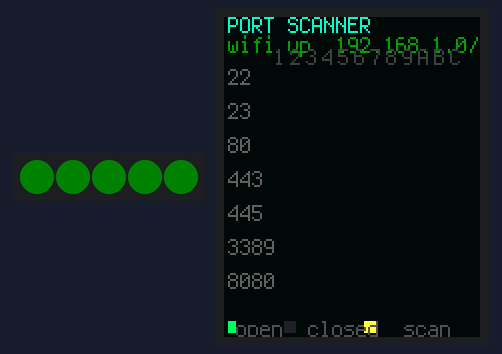
The program below on a simulated ESP32 board running CircuitPython. Shown: 5 RGB LEDs in strip order, left to right, 128×160 colour display. Dim RGB values are drawn brighter than linear; outgoing connections fail; what the program prints to the serial console is not drawn.

Above: at 2.1 s.
At 3.6 s:
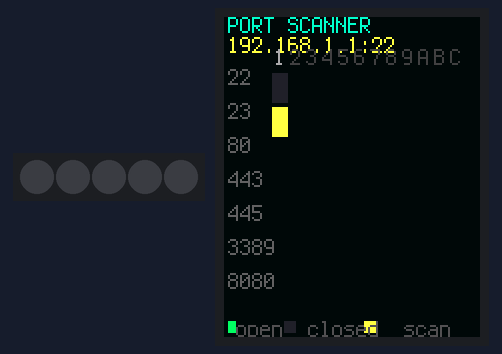
At 4.9 s:
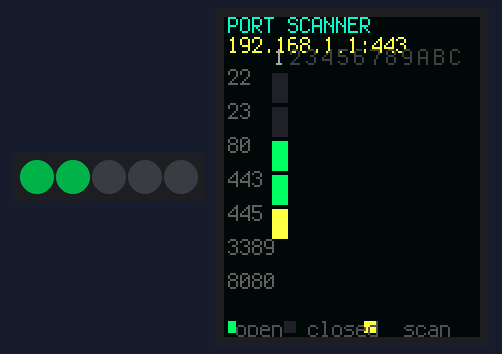
At 8.0 s:
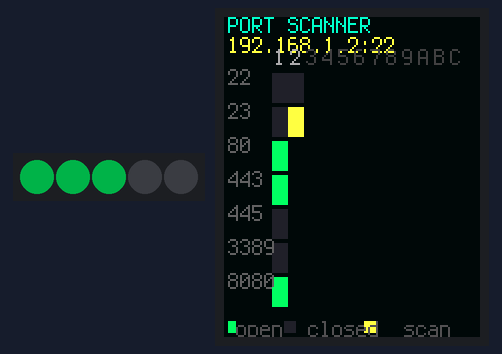
At 23.5 s:
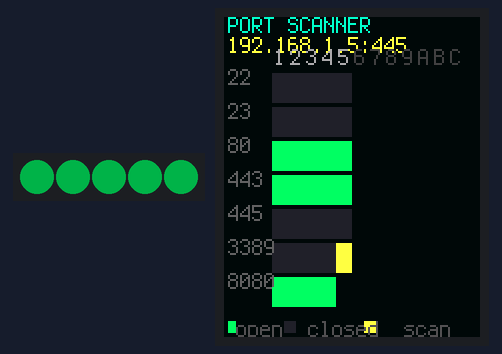
At 38.8 s:
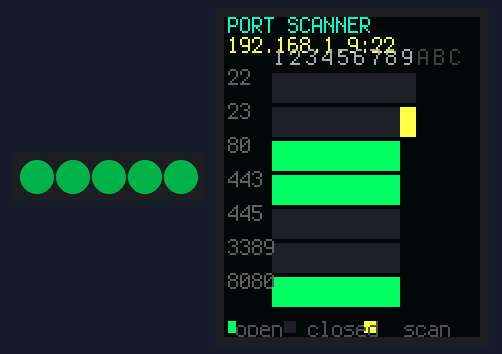
Timing chart, 0 to 40.0 s (numbered marks = the images above):
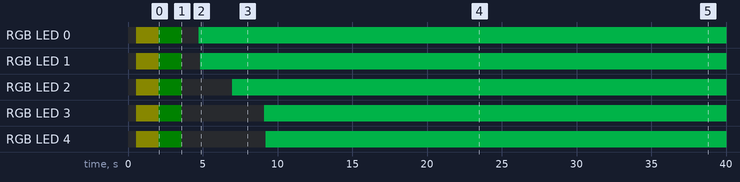

The program:

code.py
```python
"""
code.py -- Port Scanner (pocket tricorder)
====================================================================
A live TCP port scanner for the conference badge. It joins your WiFi,
works out the local /24 subnet from the badge's own IP, and probes a
handful of common ports on the first HOST_COUNT hosts -- drawing each
result into a live grid as it goes. Open ports light up green, closed
hosts show dim, and the cell being probed flashes yellow.

This is the ethical-hacking demo: it only touches the local subnet
you're already on (your own network), and uses short non-aggressive
timeouts. Great for "what's actually listening on my home network?"
walks at a conference.

Controls
--------
  SW1 (IO1)   -- scan the previous host octet window
  SW2 (IO2)   -- start a fresh scan
  SW3 (IO43)  -- scan the next host octet window
"""

import os
import time
import board
import busio
import digitalio
import displayio
import fourwire
import neopixel
import wifi
import socketpool
import bitmaptools
import terminalio
import adafruit_st7735r
from adafruit_display_text import label

# ==============================================================
#  Configuration
# ==============================================================
WIFI_SSID = os.getenv("WIFI_SSID", "your-wifi-name")
WIFI_PASSWORD = os.getenv("WIFI_PASSWORD", "your-wifi-password")

HOST_COUNT = 12          # how many hosts (.1 .. .N) to probe per window
PROBE_TIMEOUT = 0.12      # seconds per TCP connect
PORTS = [22, 23, 80, 443, 445, 3389, 8080]
# ==============================================================


# ------------------------------------------------------------------
# Hardware
# ------------------------------------------------------------------
pixels = neopixel.NeoPixel(board.IO4, 5, brightness=0.3, auto_write=False)
pixels.fill((0, 0, 0)); pixels.show()

sw1 = digitalio.DigitalInOut(board.IO1);  sw1.switch_to_input(pull=digitalio.Pull.UP)
sw2 = digitalio.DigitalInOut(board.IO2);  sw2.switch_to_input(pull=digitalio.Pull.UP)
sw3 = digitalio.DigitalInOut(board.IO43); sw3.switch_to_input(pull=digitalio.Pull.UP)

font_cs = digitalio.DigitalInOut(board.IO9); font_cs.switch_to_output(value=True)
bl = digitalio.DigitalInOut(board.IO5); bl.switch_to_output(value=False)

displayio.release_displays()
spi = busio.SPI(clock=board.IO12, MOSI=board.IO11)
display_bus = fourwire.FourWire(
    spi, command=board.IO6, chip_select=board.IO10, reset=board.IO7,
    baudrate=8_000_000,
)
display = adafruit_st7735r.ST7735R(
    display_bus, width=128, height=160, rotation=0, bgr=True, auto_refresh=False,
)

# ------------------------------------------------------------------
# Grid layout
#   HUD top 18px (title + status). Host-index row at y=20. Matrix below.
#   port label column x=0..22, then HOST_COUNT cells of 8px from x=24.
# ------------------------------------------------------------------
HEX = "0123456789ABCDEF"
LABEL_X = 2
CELL_W = 8
CELL_X0 = 24
MATRIX_Y0 = 28
ROW_H = 17

# Palette: 0 bg, 1 open green, 2 closed dim, 3 scanning yellow, 4 gridline
pal = displayio.Palette(5)
pal[0] = 0x050A08
pal[1] = 0x00FF66
pal[2] = 0x222028
pal[3] = 0xFFFF44
pal[4] = 0x101418

scene = displayio.Group()
canvas = displayio.Bitmap(128, 160, 5)
scene.append(displayio.TileGrid(canvas, pixel_shader=pal, x=0, y=0))

title_lbl = label.Label(terminalio.FONT, text="PORT SCANNER", color=0x00FFCC, x=2, y=4)
status_lbl = label.Label(terminalio.FONT, text="booting...", color=0x808080, x=2, y=14)
scene.append(title_lbl); scene.append(status_lbl)

# host-index labels across the top of the matrix
host_lbls = []
for i in range(HOST_COUNT):
    lb = label.Label(terminalio.FONT, text=HEX[i + 1], color=0x404040,
                     x=CELL_X0 + i * CELL_W + 1, y=20)
    scene.append(lb); host_lbls.append(lb)

# port-row labels
port_lbls = []
for i, p in enumerate(PORTS):
    lb = label.Label(terminalio.FONT, text=str(p), color=0x606060,
                     x=LABEL_X, y=MATRIX_Y0 + i * ROW_H + 2)
    scene.append(lb); port_lbls.append(lb)

legend_lbl = label.Label(terminalio.FONT,
                        text="open  closed  scan", color=0x505050, x=6, y=156)
scene.append(legend_lbl)

display.root_group = scene

# results matrix: results[port_i][host_i] -> 0 unk,1 open,2 closed,3 scanning
results = [[0] * HOST_COUNT for _ in PORTS]


def draw_cell(pi, hi, state):
    x = CELL_X0 + hi * CELL_W
    y = MATRIX_Y0 + pi * ROW_H
    bitmaptools.fill_region(canvas, x, y, x + CELL_W, y + ROW_H - 2, state)
    display.refresh()


def draw_legend_swatch():
    # small colour swatches next to the legend text
    bitmaptools.fill_region(canvas, 2, 152, 6, 158, 1)
    bitmaptools.fill_region(canvas, 30, 152, 36, 158, 2)
    bitmaptools.fill_region(canvas, 70, 152, 76, 158, 3)
    display.refresh()


def clear_matrix():
    for pi in range(len(PORTS)):
        for hi in range(HOST_COUNT):
            results[pi][hi] = 0
            draw_cell(pi, hi, 0)


# ------------------------------------------------------------------
# Networking
# ------------------------------------------------------------------
_subnet = None      # "192.168.1"
_window = 0         # first host octet offset (0 -> .1.. .12)
MAX_WINDOW = 254 - HOST_COUNT   # keep octet = window+1..+HOST_COUNT <= 254


def connect_wifi():
    status_lbl.text = "wifi: connecting..."
    status_lbl.color = 0xFFFF00
    display.refresh()
    pixels.fill((30, 30, 0)); pixels.show()
    wifi.radio.connect(WIFI_SSID, WIFI_PASSWORD)
    ip = str(wifi.radio.ipv4_address)
    parts = ip.split(".")
    global _subnet
    _subnet = ".".join(parts[:3])
    status_lbl.text = "wifi up  %s.0/24" % _subnet
    status_lbl.color = 0x00A000
    display.refresh()
    pixels.fill((0, 20, 0)); pixels.show()
    print("WiFi up, subnet", _subnet)


def probe(ip, port, pool):
    sock = pool.socket(pool.AF_INET, pool.SOCK_STREAM)
    try:
        sock.settimeout(PROBE_TIMEOUT)
        sock.connect((ip, port))
        return True    # open
    except OSError:
        return False   # closed / filtered / timeout
    finally:
        sock.close()


def scan_window(pool):
    """Probe every (host, port) in the current window, live-updating the grid."""
    clear_matrix()
    base = _window
    for hi in range(HOST_COUNT):
        octet = base + hi + 1
        ip = "%s.%d" % (_subnet, octet)
        host_lbls[hi].text = HEX[octet] if octet < 16 else "?"
        host_lbls[hi].color = 0xAAAAAA
        for pi, port in enumerate(PORTS):
            results[pi][hi] = 3               # scanning
            draw_cell(pi, hi, 3)
            status_lbl.text = "%s:%d" % (ip, port)
            status_lbl.color = 0xFFFF44
            open_ = probe(ip, port, pool)
            results[pi][hi] = 1 if open_ else 2
            draw_cell(pi, hi, 1 if open_ else 2)
            # quick LED tally of open ports found so far
            opens = sum(1 for r in results for v in r if v == 1)
            n = min(5, opens)
            for k in range(5):
                pixels[k] = (0, 200, 80) if k < n else (0, 0, 0)
            pixels.show()
    status_lbl.text = "done. SW2 rescan"
    status_lbl.color = 0x00AA00
    display.refresh()


# ------------------------------------------------------------------
# Boot
# ------------------------------------------------------------------
draw_legend_swatch()
clear_matrix()
title_lbl.text = "PORT SCANNER"
display.refresh()
bl.value = True

pool = None
connected = False
err = None
try:
    connect_wifi()
    pool = socketpool.SocketPool(wifi.radio)
    connected = True
except Exception as e:
    err = e
    print("wifi failed:", e)

if connected:
    scan_window(pool)
else:
    status_lbl.text = "wifi failed"
    status_lbl.color = 0xFF4040
    display.refresh()
    pixels.fill((255, 0, 0)); pixels.show()

s1p = s2p = s3p = True

while True:
    v1, v2, v3 = sw1.value, sw2.value, sw3.value
    p1 = (not v1) and s1p
    p2 = (not v2) and s2p
    p3 = (not v3) and s3p
    s1p, s2p, s3p = v1, v2, v3

    if not connected:
        if p2:
            try:
                connect_wifi()
                pool = socketpool.SocketPool(wifi.radio)
                connected = True
                scan_window(pool)
            except Exception as e:
                status_lbl.text = "wifi failed: %s" % str(e)[:16]
                status_lbl.color = 0xFF4040
                display.refresh()
        time.sleep(0.1)
        continue

    if p2:
        scan_window(pool)
        time.sleep(0.2)
    elif p3:
        # next window of hosts (.13.. .24, etc.), wrap within valid range
        _window = (_window + HOST_COUNT) % (MAX_WINDOW + 1)
        scan_window(pool)
        time.sleep(0.2)
    elif p1:
        _window = (_window - HOST_COUNT) % (MAX_WINDOW + 1)
        scan_window(pool)
        time.sleep(0.2)

    time.sleep(0.05)
```

Measured:
- by itself, RGB LED 0: off → RGB(9, 9, 0) at 0.55 s, → RGB(0, 6, 0) 1.5 s later, → off 1.5 s later, → RGB(0, 60, 24) 1.1 s later
- by itself, RGB LED 1: off → RGB(9, 9, 0) at 0.55 s, → RGB(0, 6, 0) 1.5 s later, → off 1.5 s later, → RGB(0, 60, 24) 1.2 s later
- by itself, RGB LED 2: off → RGB(9, 9, 0) at 0.55 s, → RGB(0, 6, 0) 1.5 s later, → off 1.5 s later, → RGB(0, 60, 24) 3.4 s later
- by itself, RGB LED 3: off → RGB(9, 9, 0) at 0.55 s, → RGB(0, 6, 0) 1.5 s later, → off 1.5 s later, → RGB(0, 60, 24) 5.5 s later
- by itself, RGB LED 4: off → RGB(9, 9, 0) at 0.55 s, → RGB(0, 6, 0) 1.5 s later, → off 1.5 s later, → RGB(0, 60, 24) 5.6 s later
- what the display in image 0 shows lasts 0.5 s, from 2.1 s to 2.6 s
- what the display in image 1 shows lasts 1.0 s, from 3.6 s to 4.6 s
